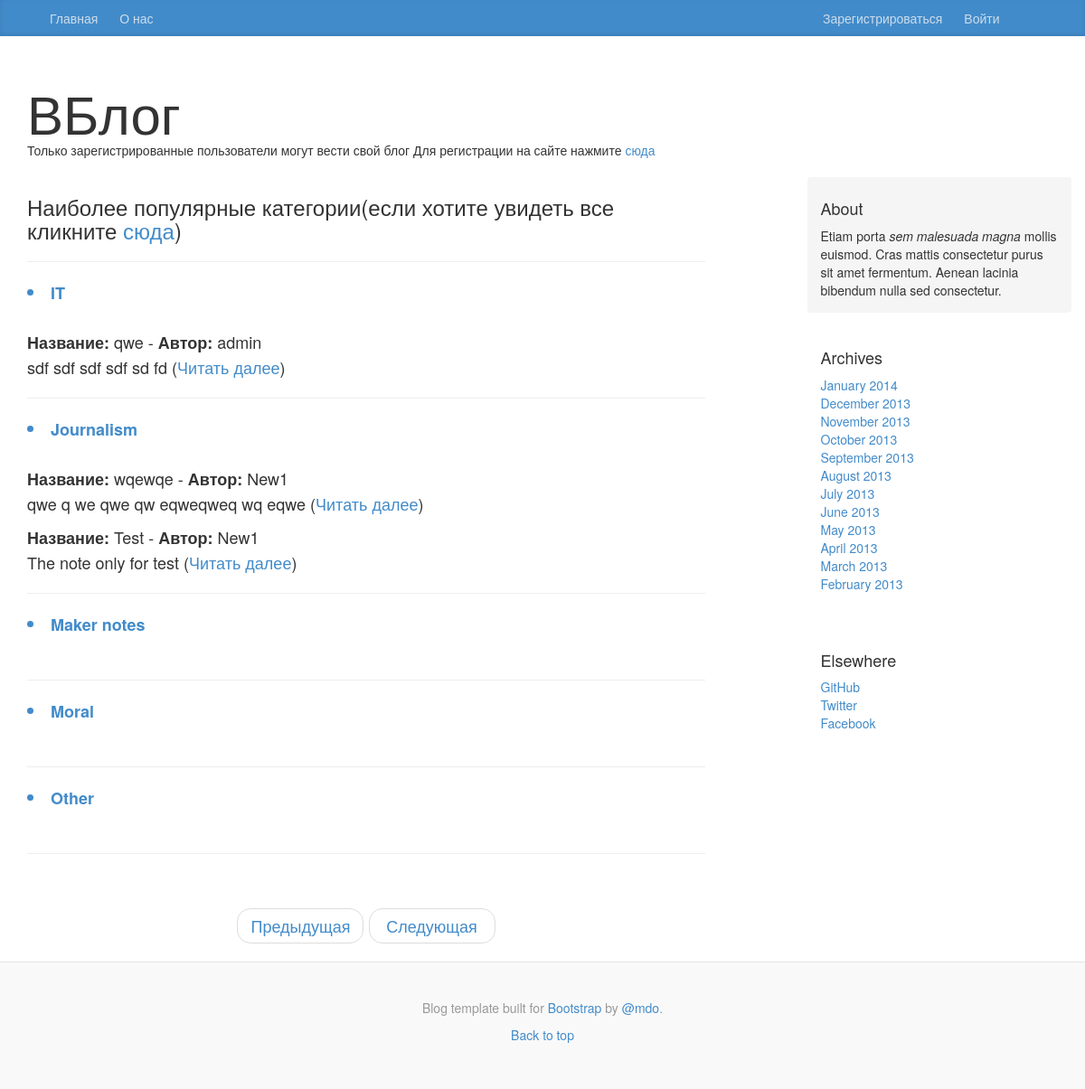
The app's page /, older data.
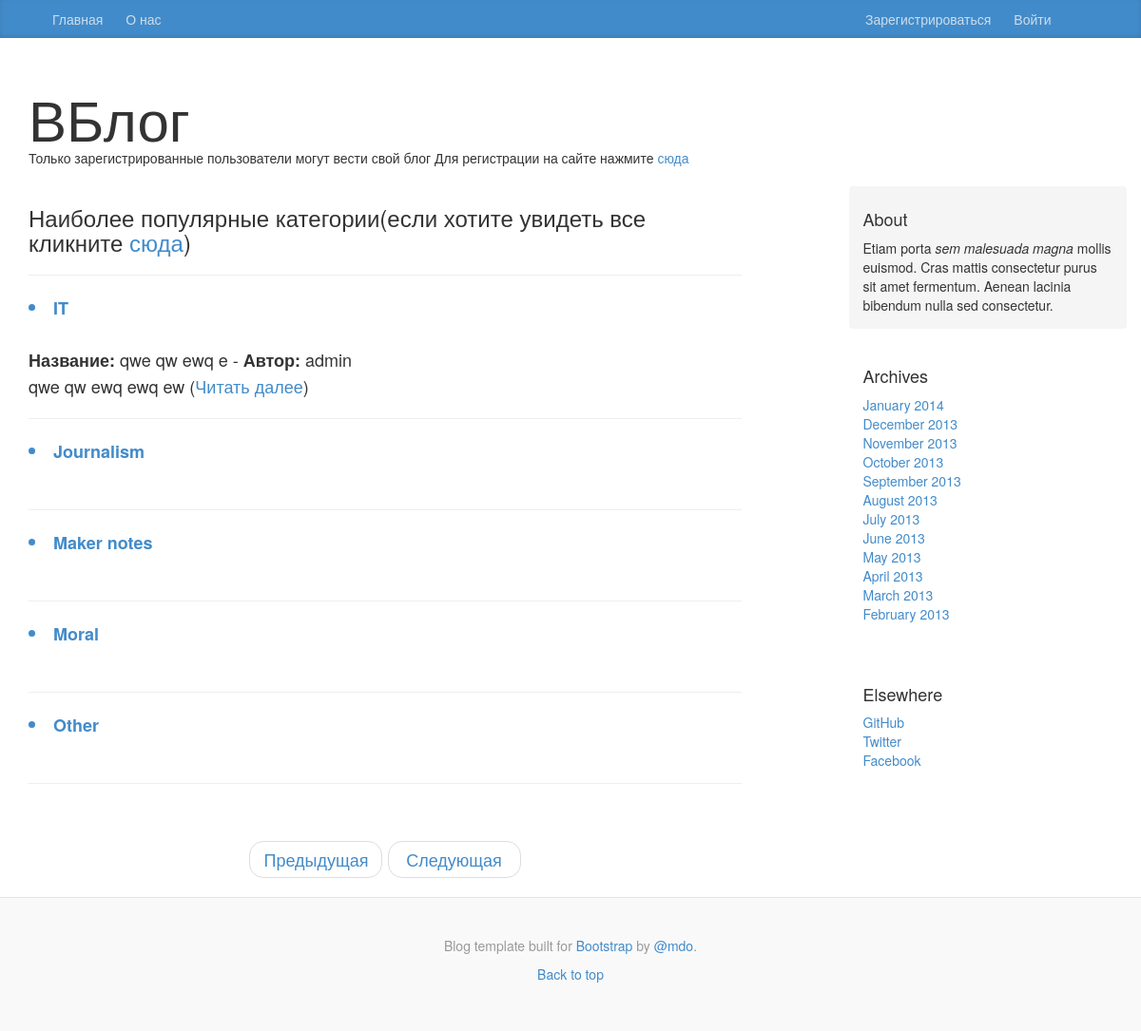
The same page, newer data.
### blog/models.py (models this page shows, shortened)
class Category(models.Model):
    name = models.CharField(max_length=254,unique=True)
    slug = models.SlugField(unique=True)
    note_number = models.IntegerField(default=0)
    class Meta:
        verbose_name_plural = 'categories'

class Page(models.Model):
    category = models.ForeignKey(Category)
    id = models.IntegerField(primary_key=True)
    title = models.CharField(max_length=128)
    author = models.CharField(max_length=128)
    date_print = models.DateTimeField(auto_now_add=True)
    content = models.CharField(max_length=5000,)
    views = models.IntegerField(default=0)
    likes = models.ManyToManyField(User, related_name='likes',default=0)
    dislikes = models.ManyToManyField(User, related_name='dislikes',default=0)
    favorite = models.BooleanField(default=False)

### blog/views.py (the view)
# urls.py: url(r'^$', views.index,name='blog'),
def index(request):
    category_list = Category.objects.order_by('name')[:5]
    page_list = Page.objects.order_by('-title')[:5]
    context_dict = {'categories': category_list, 'pages': page_list}
    return render(request, 'blog/index.html', context_dict)

### template/blog/index.html (shortened to what this page needs)
{% extends 'blog/base.html' %}
{% block body_block %}
    <div class="blog-post">
        <h3>Наиболее популярные категории(если хотите увидеть все кликните  <a href="{% url 'categories_list' %}">сюда</a>)</h3>
    <hr>
        {% if categories %}
            {% for category  in categories %}
                <a href="{% url 'show_category' category.slug  %}"><li><strong>{{ category.name }}</strong></li></a><br>
                {% if pages %}
                        {% for page in pages %}
                            {% if page.category == category %}
                                    <strong>Название:</strong> {{ page.title }} -
                                        <strong>Автор:</strong> {{ page.author }}<br>
                                            <p id="wrap_text" >{{  page.content }}
                                                (<a href="{% url 'goto' page.id %}">Читать далее</a>)</p>
                            {% endif %}
                        {% endfor %} <hr>
                {% endif %}
            {% endfor %}
        {% else %}
            Что-то не так
        {% endif %}
    </div>
  <ul class="pager">
    <li><a href="#">Предыдущая</a></li>
    <li><a href="#">Следующая</a></li>
  </ul>
{% endblock %}

Row changes from the older to the newer data that the page shows:
removed Page: title "wqewqe", author "New1", content "qwe q we qwe qw eqweqweq wq eqwe", shown under Category "Journalism"
removed Page: title "Test", author "New1", content "The note only for test", shown under Category "Journalism"
changed Page "admin": title "qwe" → "qwe qw ewq e"; content "sdf sdf sdf sdf sd fd" → "qwe qw ewq ewq ew"
